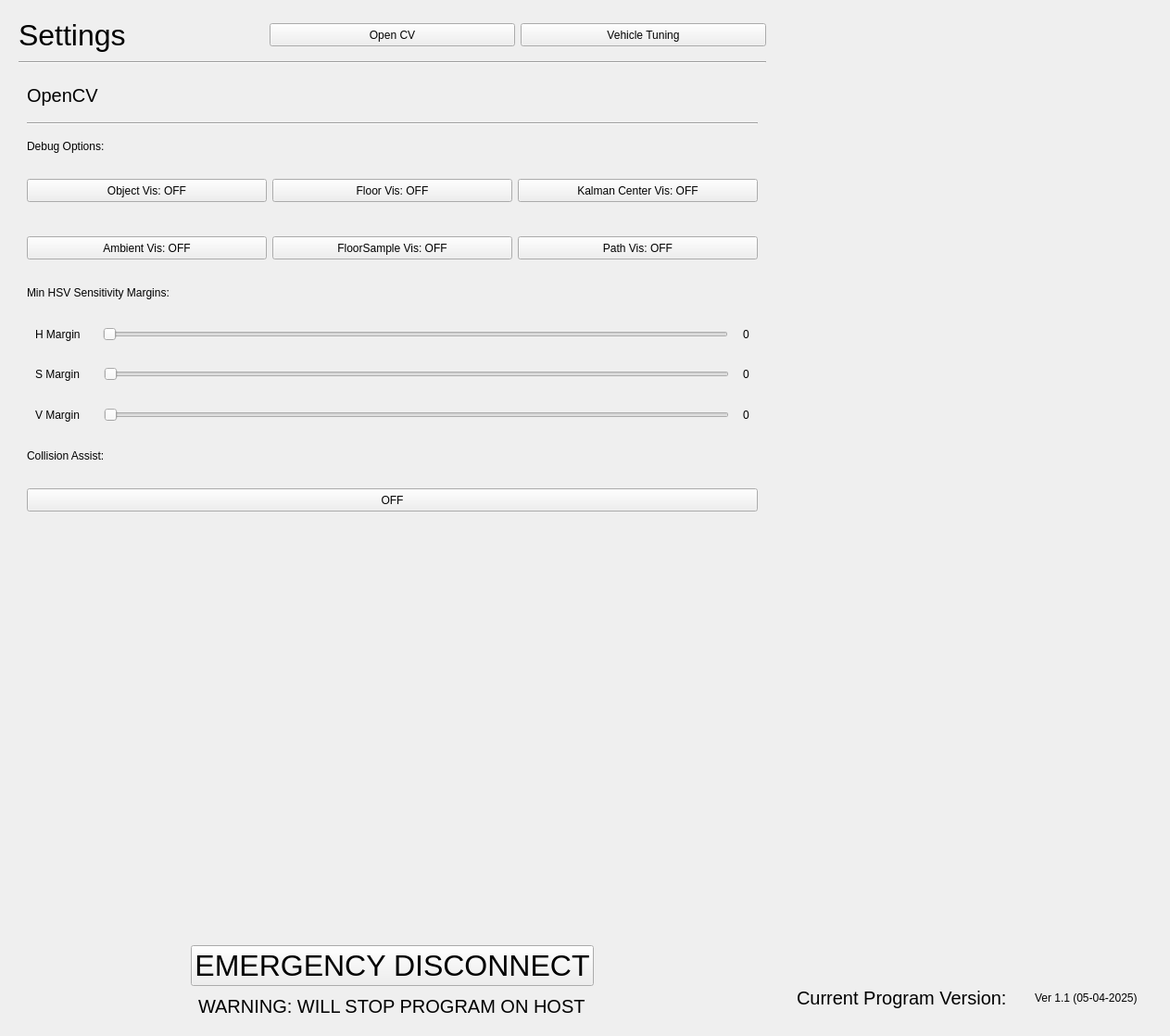
         <widget class="QWidget" name="settingsPage">
          <layout class="QHBoxLayout" name="horizontalLayout_5">
           <item>
            <widget class="QWidget" name="settingsLeftWidget" native="true">
             <property name="maximumSize">
              <size>
               <width>825</width>
               <height>16777215</height>
              </size>
             </property>
             <layout class="QVBoxLayout" name="verticalLayout_15">
              <property name="spacing">
               <number>10</number>
              </property>
              <item>
               <widget class="QWidget" name="widget" native="true">
                <layout class="QHBoxLayout" name="horizontalLayout_17">
                 <property name="leftMargin">
                  <number>0</number>
                 </property>
                 <property name="topMargin">
                  <number>0</number>
                 </property>
                 <property name="rightMargin">
                  <number>0</number>
                 </property>
                 <property name="bottomMargin">
                  <number>0</number>
                 </property>
                 <item>
                  <widget class="QLabel" name="settingsHeaderLabel">
                   <property name="font">
                    <font>
                     <pointsize>24</pointsize>
                    </font>
                   </property>
                   <property name="text">
                    <string>Settings</string>
                   </property>
                  </widget>
                 </item>
                 <item>
                  <widget class="QPushButton" name="openCVSettingsBtn">
                   <property name="minimumSize">
                    <size>
                     <width>25</width>
                     <height>0</height>
                    </size>
                   </property>
                   <property name="maximumSize">
                    <size>
                     <width>16777215</width>
                     <height>25</height>
                    </size>
                   </property>
                   <property name="text">
                    <string>Open CV</string>
                   </property>
                  </widget>
                 </item>
                 <item>
                  <widget class="QPushButton" name="vehicleTuningBtn">
                   <property name="minimumSize">
                    <size>
                     <width>0</width>
                     <height>25</height>
                    </size>
                   </property>
                   <property name="maximumSize">
                    <size>
                     <width>16777215</width>
                     <height>25</height>
                    </size>
                   </property>
                   <property name="text">
                    <string>Vehicle Tuning</string>
                   </property>
                  </widget>
                 </item>
                </layout>
               </widget>
              </item>
              <item>
               <widget class="Line" name="settingsHeaderLine">
                <property name="orientation">
                 <enum>Qt::Orientation::Horizontal</enum>
                </property>
               </widget>
              </item>
              <item>
               <widget class="QStackedWidget" name="settingsStackedWidget">
                <property name="minimumSize">
                 <size>
                  <width>0</width>
                  <height>500</height>
                 </size>
                </property>
                <widget class="QWidget" name="OpenCVSettingsPage">
                 <layout class="QVBoxLayout" name="verticalLayout_18">
                  <property name="spacing">
                   <number>6</number>
                  </property>
                  <property name="leftMargin">
                   <number>9</number>
                  </property>
                  <property name="topMargin">
                   <number>0</number>
                  </property>
                  <property name="rightMargin">
                   <number>9</number>
                  </property>
                  <property name="bottomMargin">
                   <number>0</number>
                  </property>
                  <item>
                   <widget class="QLabel" name="OpenCVHeaderLabel">
                    <property name="minimumSize">
                     <size>
                      <width>0</width>
                      <height>30</height>
                     </size>
                    </property>
                    <property name="maximumSize">
                     <size>
                      <width>16777215</width>
                      <height>35</height>
                     </size>
                    </property>
                    <property name="font">
                     <font>
                      <pointsize>15</pointsize>
                     </font>
                    </property>
                    <property name="text">
                     <string>OpenCV</string>
                    </property>
                   </widget>
                  </item>
                  <item>
                   <widget class="Line" name="OpenCVHeaderLine">
                    <property name="orientation">
                     <enum>Qt::Orientation::Horizontal</enum>
                    </property>
                   </widget>
                  </item>
                  <item>
                   <widget class="QLabel" name="DebugCVHeaderLabel">
                    <property name="maximumSize">
                     <size>
                      <width>16777215</width>
                      <height>22</height>
                     </size>
                    </property>
                    <property name="text">
                     <string>Debug Options:</string>
                    </property>
                   </widget>
                  </item>
                  <item>
                   <widget class="QWidget" name="DebugCVWidget_1" native="true">
                    <property name="maximumSize">
                     <size>
                      <width>16777215</width>
                      <height>50</height>
                     </size>
                    </property>
                    <layout class="QHBoxLayout" name="horizontalLayout_10">
                     <property name="leftMargin">
                      <number>0</number>
                     </property>
                     <property name="rightMargin">
                      <number>0</number>
                     </property>
                     <item>
                      <widget class="QPushButton" name="ObjectVisBtn">
                       <property name="minimumSize">
                        <size>
                         <width>0</width>
                         <height>25</height>
                        </size>
                       </property>
                       <property name="text">
                        <string>Object Vis: OFF</string>
                       </property>
                      </widget>
                     </item>
                     <item>
                      <widget class="QPushButton" name="FloorVisBtn">
                       <property name="minimumSize">
                        <size>
                         <width>0</width>
                         <height>25</height>
                        </size>
                       </property>
                       <property name="text">
                        <string>Floor Vis: OFF</string>
                       </property>
                      </widget>
                     </item>
                     <item>
                      <widget class="QPushButton" name="KalmanCenterVisBtn">
                       <property name="minimumSize">
                        <size>
                         <width>0</width>
                         <height>25</height>
                        </size>
                       </property>
                       <property name="text">
                        <string>Kalman Center Vis: OFF</string>
                       </property>
                      </widget>
                     </item>
                    </layout>
                   </widget>
                  </item>
                  <item>
                   <widget class="QWidget" name="DebugCVWidget_2" native="true">
                    <property name="maximumSize">
                     <size>
                      <width>16777215</width>
                      <height>50</height>
                     </size>
                    </property>
                    <layout class="QHBoxLayout" name="horizontalLayout_11">
                     <property name="leftMargin">
                      <number>0</number>
                     </property>
                     <property name="rightMargin">
                      <number>0</number>
                     </property>
                     <item>
                      <widget class="QPushButton" name="AmbientVisBtn">
                       <property name="minimumSize">
                        <size>
                         <width>0</width>
                         <height>25</height>
                        </size>
                       </property>
                       <property name="text">
                        <string>Ambient Vis: OFF</string>
                       </property>
                      </widget>
                     </item>
                     <item>
                      <widget class="QPushButton" name="FloorSampleVisBtn">
                       <property name="minimumSize">
                        <size>
                         <width>0</width>
                         <height>25</height>
                        </size>
                       </property>
                       <property name="text">
                        <string>FloorSample Vis: OFF</string>
                       </property>
                      </widget>
                     </item>
                     <item>
                      <widget class="QPushButton" name="PathVisBtn">
                       <property name="minimumSize">
                        <size>
                         <width>0</width>
                         <height>25</height>
                        </size>
                       </property>
                       <property name="text">
                        <string>Path Vis: OFF</string>
                       </property>
                      </widget>
                     </item>
                    </layout>
                   </widget>
                  </item>
                  <item>
                   <widget class="QLabel" name="HSVSettingsHeaderLabel">
                    <property name="maximumSize">
                     <size>
                      <width>16777215</width>
                      <height>22</height>
                     </size>
                    </property>
                    <property name="text">
                     <string>Min HSV Sensitivity Margins:</string>
                    </property>
                   </widget>
                  </item>
                  <item>
                   <widget class="QWidget" name="HSVSliderWidget" native="true">
                    <property name="maximumSize">
                     <size>
                      <width>16777215</width>
                      <height>130</height>
                     </size>
                    </property>
                    <layout class="QVBoxLayout" name="verticalLayout_19">
                     <property name="spacing">
                      <number>0</number>
                     </property>
                     <property name="leftMargin">
                      <number>0</number>
                     </property>
                     <property name="topMargin">
                      <number>0</number>
                     </property>
                     <property name="rightMargin">
                      <number>0</number>
                     </property>
                     <property name="bottomMargin">
                      <number>0</number>
                     </property>
                     <item>
                      <widget class="QWidget" name="HRowWidget" native="true">
                       <layout class="QHBoxLayout" name="horizontalLayout_12">
                        <property name="leftMargin">
                         <number>9</number>
                        </property>
                        <property name="rightMargin">
                         <number>0</number>
                        </property>
                        <item>
                         <widget class="QLabel" name="HRowLabel">
                          <property name="minimumSize">
                           <size>
                            <width>65</width>
                            <height>0</height>
                           </size>
                          </property>
                          <property name="maximumSize">
                           <size>
                            <width>65</width>
                            <height>16777215</height>
                           </size>
                          </property>
                          <property name="text">
                           <string>H Margin</string>
                          </property>
                         </widget>
                        </item>
                        <item>
                         <spacer name="horizontalSpacer">
                          <property name="orientation">
                           <enum>Qt::Orientation::Horizontal</enum>
                          </property>
                          <property name="sizeType">
                           <enum>QSizePolicy::Policy::Minimum</enum>
                          </property>
                          <property name="sizeHint" stdset="0">
                           <size>
                            <width>2</width>
                            <height>20</height>
                           </size>
                          </property>
                         </spacer>
                        </item>
                        <item alignment="Qt::AlignmentFlag::AlignVCenter">
                         <widget class="QSlider" name="HRowSlider">
                          <property name="minimumSize">
                           <size>
                            <width>675</width>
                            <height>0</height>
                           </size>
                          </property>
                          <property name="maximumSize">
                           <size>
                            <width>675</width>
                            <height>16777215</height>
                           </size>
                          </property>
                          <property name="orientation">
                           <enum>Qt::Orientation::Horizontal</enum>
                          </property>
                         </widget>
                        </item>
                        <item alignment="Qt::AlignmentFlag::AlignRight">
                         <widget class="QLabel" name="HRowValueLabel">
                          <property name="minimumSize">
                           <size>
                            <width>25</width>
                            <height>0</height>
                           </size>
                          </property>
                          <property name="maximumSize">
                           <size>
                            <width>25</width>
                            <height>16777215</height>
                           </size>
                          </property>
                          <property name="text">
                           <string>0</string>
                          </property>
                          <property name="alignment">
                           <set>Qt::AlignmentFlag::AlignCenter</set>
                          </property>
                         </widget>
                        </item>
                       </layout>
                      </widget>
                     </item>
                     <item>
                      <widget class="QWidget" name="SRowWidget" native="true">
                       <layout class="QHBoxLayout" name="horizontalLayout_13">
                        <property name="rightMargin">
                         <number>0</number>
                        </property>
                        <item alignment="Qt::AlignmentFlag::AlignLeft">
                         <widget class="QLabel" name="SRowLabel">
                          <property name="minimumSize">
                           <size>
                            <width>65</width>
                            <height>0</height>
                           </size>
                          </property>
                          <property name="maximumSize">
                           <size>
                            <width>65</width>
                            <height>16777215</height>
                           </size>
                          </property>
                          <property name="text">
                           <string>S Margin</string>
                          </property>
                         </widget>
                        </item>
                        <item>
                         <spacer name="horizontalSpacer_2">
                          <property name="orientation">
                           <enum>Qt::Orientation::Horizontal</enum>
                          </property>
                          <property name="sizeHint" stdset="0">
                           <size>
                            <width>40</width>
                            <height>20</height>
                           </size>
                          </property>
                         </spacer>
                        </item>
                        <item alignment="Qt::AlignmentFlag::AlignVCenter">
                         <widget class="QSlider" name="SRowSlider">
                          <property name="minimumSize">
                           <size>
                            <width>675</width>
                            <height>0</height>
                           </size>
                          </property>
                          <property name="maximumSize">
                           <size>
                            <width>675</width>
                            <height>16777215</height>
                           </size>
                          </property>
                          <property name="orientation">
                           <enum>Qt::Orientation::Horizontal</enum>
                          </property>
                         </widget>
                        </item>
                        <item>
                         <widget class="QLabel" name="SRowValueLabel">
                          <property name="minimumSize">
                           <size>
                            <width>25</width>
                            <height>0</height>
                           </size>
                          </property>
                          <property name="maximumSize">
                           <size>
                            <width>20</width>
                            <height>16777215</height>
                           </size>
                          </property>
                          <property name="text">
                           <string>0</string>
                          </property>
                          <property name="alignment">
                           <set>Qt::AlignmentFlag::AlignCenter</set>
                          </property>
                         </widget>
                        </item>
                       </layout>
                      </widget>
                     </item>
                     <item>
                      <widget class="QWidget" name="VRowWidget" native="true">
                       <layout class="QHBoxLayout" name="horizontalLayout_14">
                        <property name="rightMargin">
                         <number>0</number>
                        </property>
                        <item alignment="Qt::AlignmentFlag::AlignLeft">
                         <widget class="QLabel" name="VRowLabel">
                          <property name="minimumSize">
                           <size>
                            <width>65</width>
                            <height>0</height>
                           </size>
                          </property>
                          <property name="maximumSize">
                           <size>
                            <width>65</width>
                            <height>16777215</height>
                           </size>
                          </property>
                          <property name="text">
                           <string>V Margin</string>
                          </property>
                         </widget>
                        </item>
                        <item>
                         <spacer name="horizontalSpacer_3">
                          <property name="orientation">
                           <enum>Qt::Orientation::Horizontal</enum>
                          </property>
                          <property name="sizeHint" stdset="0">
                           <size>
                            <width>40</width>
                            <height>20</height>
                           </size>
                          </property>
                         </spacer>
                        </item>
                        <item>
                         <widget class="QSlider" name="VRowSlider">
                          <property name="minimumSize">
                           <size>
                            <width>675</width>
                            <height>0</height>
                           </size>
                          </property>
                          <property name="maximumSize">
                           <size>
                            <width>675</width>
                            <height>16777215</height>
                           </size>
                          </property>
                          <property name="orientation">
                           <enum>Qt::Orientation::Horizontal</enum>
                          </property>
                         </widget>
                        </item>
                        <item>
                         <widget class="QLabel" name="VRowValueLabel">
                          <property name="minimumSize">
                           <size>
                            <width>25</width>
                            <height>0</height>
                           </size>
                          </property>
                          <property name="maximumSize">
                           <size>
                            <width>20</width>
                            <height>16777215</height>
                           </size>
                          </property>
                          <property name="text">
                           <string>0</string>
                          </property>
                          <property name="alignment">
                           <set>Qt::AlignmentFlag::AlignCenter</set>
                          </property>
                         </widget>
                        </item>
                       </layout>
                      </widget>
                     </item>
                    </layout>
                   </widget>
                  </item>
                  <item>
                   <widget class="QLabel" name="CollisionAssistHeaderLabel">
                    <property name="maximumSize">
                     <size>
                      <width>16777215</width>
                      <height>22</height>
                     </size>
                    </property>
                    <property name="text">
                     <string>Collision Assist:</string>
                    </property>
                   </widget>
                  </item>
                  <item>
                   <widget class="QWidget" name="CollisionAssistWidget" native="true">
                    <property name="maximumSize">
                     <size>
                      <width>16777215</width>
                      <height>50</height>
                     </size>
                    </property>
                    <layout class="QHBoxLayout" name="horizontalLayout_15">
                     <property name="leftMargin">
                      <number>0</number>
                     </property>
                     <property name="rightMargin">
                      <number>0</number>
                     </property>
                     <item>
                      <widget class="QPushButton" name="CollisionAssistBtn">
                       <property name="minimumSize">
                        <size>
                         <width>0</width>
                         <height>25</height>
                        </size>
                       </property>
                       <property name="text">
                        <string>OFF</string>
                       </property>
                      </widget>
                     </item>
                    </layout>
                   </widget>
                  </item>
                 </layout>
                </widget>
               </widget>
              </item>
              <item>
               <spacer name="verticalSpacer_8">
                <property name="orientation">
                 <enum>Qt::Orientation::Vertical</enum>
                </property>
                <property name="sizeHint" stdset="0">
                 <size>
                  <width>20</width>
                  <height>431</height>
                 </size>
                </property>
               </spacer>
              </item>
              <item alignment="Qt::AlignmentFlag::AlignHCenter">
               <widget class="QPushButton" name="emergencyDisconnectBtn">
                <property name="font">
                 <font>
                  <pointsize>24</pointsize>
                 </font>
                </property>
                <property name="text">
                 <string>EMERGENCY DISCONNECT</string>
                </property>
                <property name="icon">
                 <iconset>
                  <normaloff>:/icons/a79f9b39/solar--black-hole-line-duotone.svg</normaloff>:/icons/a79f9b39/solar--black-hole-line-duotone.svg</iconset>
                </property>
                <property name="iconSize">
                 <size>
                  <width>60</width>
                  <height>60</height>
                 </size>
                </property>
               </widget>
              </item>
              <item alignment="Qt::AlignmentFlag::AlignHCenter">
               <widget class="QLabel" name="emergencyDisconnectLabel">
                <property name="font">
                 <font>
                  <pointsize>15</pointsize>
                 </font>
                </property>
                <property name="text">
                 <string>WARNING: WILL STOP PROGRAM ON HOST</string>
                </property>
               </widget>
              </item>
             </layout>
            </widget>
           </item>
           <item>
            <widget class="QWidget" name="settingsRightWidget" native="true">
             <layout class="QVBoxLayout" name="verticalLayout_16">
              <item>
               <widget class="QStackedWidget" name="settingsInfoStackedWidget">
                <property name="minimumSize">
                 <size>
                  <width>0</width>
                  <height>800</height>
                 </size>
                </property>
                <widget class="QWidget" name="openCVSettingsInfoPage"/>
                <widget class="QWidget" name="vehicleTuningInfoPage"/>
               </widget>
              </item>
              <item>
               <spacer name="verticalSpacer_10">
                <property name="orientation">
                 <enum>Qt::Orientation::Vertical</enum>
                </property>
                <property name="sizeType">
                 <enum>QSizePolicy::Policy::Fixed</enum>
                </property>
                <property name="sizeHint" stdset="0">
                 <size>
                  <width>20</width>
                  <height>100</height>
                 </size>
                </property>
               </spacer>
              </item>
              <item alignment="Qt::AlignmentFlag::AlignRight">
               <widget class="QWidget" name="currentPgrmVersionWidget" native="true">
                <layout class="QHBoxLayout" name="horizontalLayout_9">
                 <property name="spacing">
                  <number>15</number>
                 </property>
                 <property name="leftMargin">
                  <number>0</number>
                 </property>
                 <property name="topMargin">
                  <number>0</number>
                 </property>
                 <property name="rightMargin">
                  <number>15</number>
                 </property>
                 <property name="bottomMargin">
                  <number>0</number>
                 </property>
                 <item>
                  <widget class="QWidget" name="currentPgrmVersionHeaderWidget" native="true">
                   <layout class="QVBoxLayout" name="verticalLayout_17">
                    <item alignment="Qt::AlignmentFlag::AlignRight">
                     <widget class="QLabel" name="currentPgrmVersionHeaderLabel">
                      <property name="font">
                       <font>
                        <pointsize>15</pointsize>
                       </font>
                      </property>
                      <property name="text">
                       <string>Current Program Version: </string>
                      </property>
                     </widget>
                    </item>
                   </layout>
                  </widget>
                 </item>
                 <item alignment="Qt::AlignmentFlag::AlignLeft">
                  <widget class="QLabel" name="currentPgrmVersionLabel">
                   <property name="layoutDirection">
                    <enum>Qt::LayoutDirection::LeftToRight</enum>
                   </property>
                   <property name="text">
                    <string>Ver 1.1 (05-04-2025)</string>
                   </property>
                  </widget>
                 </item>
                </layout>
               </widget>
              </item>
             </layout>
            </widget>
           </item>
          </layout>
         </widget>
